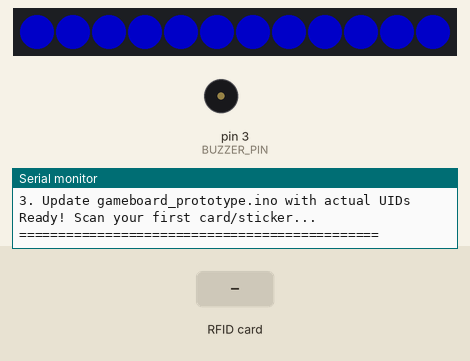
Recording of a sketch running on a simulated Arduino Uno, built with avr-gcc and run on an emulated ATmega328P. Parts: 12 RGB LEDs in strip order, left to right, buzzer (waves = sounding, pin HIGH), the last lines printed to the serial monitor. The test bench sets the inputs (shaded band). Dim RGB values are drawn brighter than linear; pins used as bus, display or sensor lines are not drawn.

Above: at 1.8 s.
3.5 s: RFID card 5E 7A 19 C4 held to the reader
At 4.05 s:
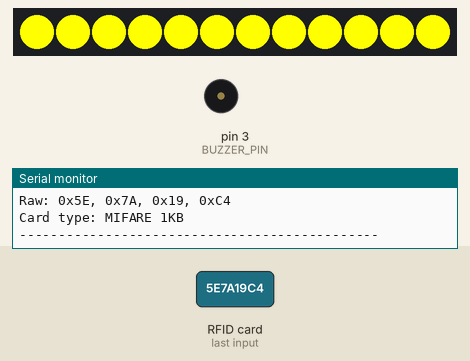
At 6.4 s:
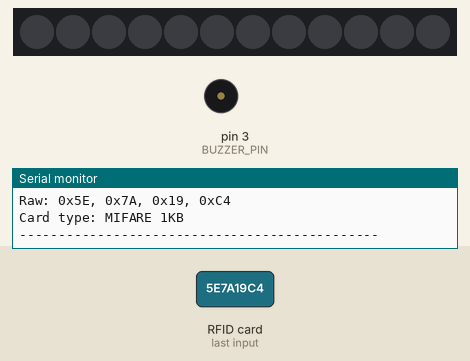
Timing chart, 0 to 7.9 s (numbered marks = the images above; inputs shaded):
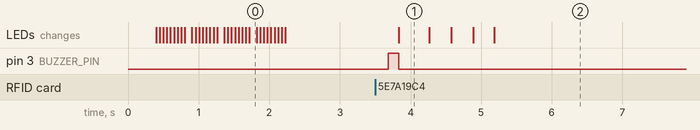

Measured:
- after the input at 3.5 s, pin 3 (BUZZER_PIN): LOW → HIGH after 0.19 s, → LOW 0.15 s later; the LEDs: change after 0.34 s (image 1)

The sketch:

uid_discovery.ino
```cpp
/*
 * GameBoard UID Discovery Tool
 * Scan NFC stickers and RFID cards to discover their UIDs
 * Use this to program your tokens and challenge cards
 *
 * Instructions:
 * 1. Upload this code to Arduino
 * 2. Open Serial Monitor (9600 baud)
 * 3. Scan each NFC sticker/card individually
 * 4. Record the displayed UID for each token
 * 5. Update the main game code with actual UIDs
 */

#include <SPI.h>
#include <MFRC522.h>
#include <Adafruit_NeoPixel.h>

#define RST_PIN 9
#define SS_PIN 10
#define BUZZER_PIN 3
#define NEOPIXEL_PIN 6
#define NEOPIXEL_COUNT 12

MFRC522 mfrc522(SS_PIN, RST_PIN);
Adafruit_NeoPixel pixels(NEOPIXEL_COUNT, NEOPIXEL_PIN, NEO_GRB + NEO_KHZ800);

int cardCount = 0;

void setup() {
  Serial.begin(9600);
  while (!Serial);

  // Initialize hardware
  SPI.begin();
  mfrc522.PCD_Init();
  pixels.begin();
  pixels.clear();
  pixels.show();
  pinMode(BUZZER_PIN, OUTPUT);

  // Welcome sequence
  Serial.println("=== GAMEBOARD UID DISCOVERY TOOL ===");
  Serial.println();
  Serial.println("This tool helps you discover the UIDs of your NFC stickers");
  Serial.println("and RFID cards for programming into the game code.");
  Serial.println();
  Serial.println("Instructions:");
  Serial.println("1. Scan each NFC sticker/card individually");
  Serial.println("2. Record the UID shown for each token");
  Serial.println("3. Update gameboard_prototype.ino with actual UIDs");
  Serial.println();
  Serial.println("Ready! Scan your first card/sticker...");
  Serial.println("==============================================");
  Serial.println();

  // Ready indication
  readyAnimation();
}

void loop() {
  if (mfrc522.PICC_IsNewCardPresent() && mfrc522.PICC_ReadCardSerial()) {
    cardCount++;

    Serial.print("CARD #");
    Serial.print(cardCount);
    Serial.println(" DETECTED:");

    // Display UID in format used by game code
    Serial.print("UID: \"");
    for (byte i = 0; i < mfrc522.uid.size; i++) {
      if (i > 0) Serial.print(" ");
      if (mfrc522.uid.uidByte[i] < 0x10) Serial.print("0");
      Serial.print(mfrc522.uid.uidByte[i], HEX);
    }
    Serial.println("\"");

    // Display raw hex for debugging
    Serial.print("Raw: ");
    for (byte i = 0; i < mfrc522.uid.size; i++) {
      Serial.print("0x");
      if (mfrc522.uid.uidByte[i] < 0x10) Serial.print("0");
      Serial.print(mfrc522.uid.uidByte[i], HEX);
      if (i < mfrc522.uid.size - 1) Serial.print(", ");
    }
    Serial.println();

    // Card type info
    Serial.print("Card type: ");
    MFRC522::PICC_Type piccType = mfrc522.PICC_GetType(mfrc522.uid.sak);
    Serial.println(mfrc522.PICC_GetTypeName(piccType));

    Serial.println("----------------------------------------------");
    Serial.println();

    // Visual/audio feedback
    scanConfirmation();

    mfrc522.PICC_HaltA();
    mfrc522.PCD_StopCrypto1();
    delay(1500);
  }

  delay(100);
}

void readyAnimation() {
  // Blue pulse to indicate ready
  for(int cycle = 0; cycle < 2; cycle++) {
    for(int brightness = 20; brightness <= 100; brightness += 10) {
      for(int i = 0; i < NEOPIXEL_COUNT; i++) {
        pixels.setPixelColor(i, pixels.Color(0, 0, brightness));
      }
      pixels.show();
      delay(50);
    }
    for(int brightness = 100; brightness >= 20; brightness -= 10) {
      for(int i = 0; i < NEOPIXEL_COUNT; i++) {
        pixels.setPixelColor(i, pixels.Color(0, 0, brightness));
      }
      pixels.show();
      delay(50);
    }
  }
  pixels.clear();
  pixels.show();
}

void scanConfirmation() {
  // Happy beep
  digitalWrite(BUZZER_PIN, HIGH);
  delay(150);
  digitalWrite(BUZZER_PIN, LOW);

  // Yellow flash (discovery/scanning color)
  for(int i = 0; i < NEOPIXEL_COUNT; i++) {
    pixels.setPixelColor(i, pixels.Color(255, 255, 0)); // Yellow
  }
  pixels.show();
  delay(400);

  // Fade to green (success)
  for(int step = 0; step <= 20; step++) {
    int yellow = 255 - (step * 12);
    int green = 255;
    for(int i = 0; i < NEOPIXEL_COUNT; i++) {
      pixels.setPixelColor(i, pixels.Color(yellow, green, 0));
    }
    pixels.show();
    delay(30);
  }

  // Final green
  for(int i = 0; i < NEOPIXEL_COUNT; i++) {
    pixels.setPixelColor(i, pixels.Color(0, 255, 0)); // Green
  }
  pixels.show();
  delay(300);

  pixels.clear();
  pixels.show();
}

/*
=== PROGRAMMING LOG TEMPLATE ===

Copy this template and fill in the UIDs as you scan:

// Token Database - Update with your actual UIDs
Token tokens[] = {
  {"[UID1]", "United States", "USA", 21427, 331, 9834},
  {"[UID2]", "China", "CHN", 14342, 1439, 9597},
  {"[UID3]", "Japan", "JPN", 5081, 125, 378},
  {"[UID4]", "Germany", "GER", 3846, 84, 357},
  {"[UID5]", "India", "IND", 2875, 1380, 3287},
  // Add more countries as needed...
};

// Challenge Database - Update with your actual UIDs
Challenge challenges[] = {
  {"[CHALLENGE_UID1]", "GDP Challenge", CHALLENGE_GDP, true},
  {"[CHALLENGE_UID2]", "Population Challenge", CHALLENGE_POPULATION, true},
  {"[CHALLENGE_UID3]", "Area Challenge", CHALLENGE_AREA, true},
  {"[CHALLENGE_UID4]", "GDP per Capita", CHALLENGE_GDP_PER_CAPITA, true}
};

Replace [UID1], [UID2], etc. with the actual UIDs discovered by this tool.
*/
```
